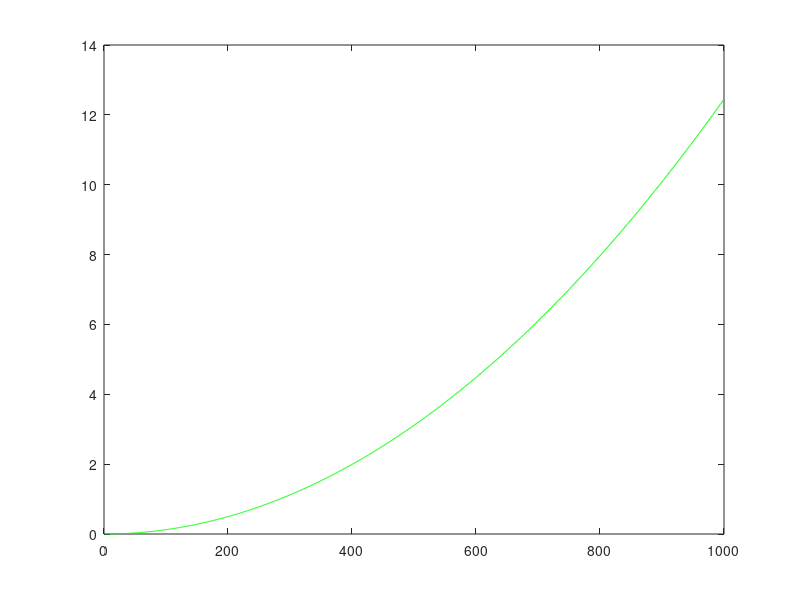

Source code (MATLAB):
clear all
clc

thrust = 12;
rho = 0.074757;

N = 2;
c = 0.125;
R  = .42;
sigma = N*c/(pi*R)

Cl_alpha = 2*pi
alpha = 3*pi/180
theta =3*pi/180
Cl = Cl_alpha*alpha;
Cd = 0.0108;

%{
for i =1:1000
    e = 25;
    omega(i) = i;
    for j = 1:e
        dCt = (1/e)*sigma*Cl*(j/e)^2;
    end
    T(i) = 0.5*rho*pi*(omega(i)^2)*(R^4);%*(1/261.267);

end
figure(1)
plot(omega,T,'c');

%}
%{
e = 250;
omega = zeros(1,30);
dT = zeros(1,e);
T = zeros(1,30);
dQ = zeros(1,3);
Q = zeros(1,30);
induced = sqrt(thrust/(2*rho*pi*R^2));
for i = 1:1000
    omega(i) = 1*i;
    for j = 1:e
        r = (j-0.5)*(R/e);
        %dT(j) = (R/e)*sqrt((omega(i)*r)^2 + induced^2)*(Cl*omega(i)*r-induced*Cd);
        %dT(j) = (R/e)*Cl_alpha*(theta-$$$/omega(i)*r)(omega(i)*r)^2
        dT(j) = (R/e)*(omega(i)*r)*(Cl*omega(i)*r);
        %dQ(j) = (R/e)*sqrt((omega(i)*r)^2 + induced^2)*(Cd*omega(i)*r^2+induced*r*Cl);
    end
    T(i) = N*rho*c*sum(dT);
    %Q(i) = N*rho*c*sum(dQ)/2;
    %ratio(i) = Q(i)/T(i);
end



plot(omega,T,'r');

%plot(omega,Q,'b');
%}

%
lambda = -sigma*Cl_alpha/16 + 0.5*sqrt((sigma*Cl_alpha/8)^2 + sigma*Cl_alpha*theta/3)

Ct = sigma*Cl_alpha*(theta/6 - lambda/4);
Cq  = sigma*Cd/8 + sigma*lambda*Cl_alpha*(theta/6 - lambda/4);
if abs(lambda-sqrt(Ct/2))>0.0000001
    disp('HELP')
end
for i = 1:1000
    omega(i) = i;
    T2(i) =Ct*rho*pi*(omega(i)^2)*(R^4);
    Q(i) = Cq*rho*pi*(omega(i)^2)*(R^5);
    ratio(i) = Q(i)/T2(i);
end
figure(2)
plot(omega,T2,'g');
%{
figure(1)
plot(omega,T2,'g');
figure(2)
plot(omega,Q,'g');
figure(3)
plot(omega,ratio,'r');
%}
mean(ratio)
%Omega = sqrt(thrust/(Ct*rho*pi*R^4))
omega_induced = sqrt(thrust/(2*rho*pi*R^2));
% Approximate hover so assume V = 0 for now
%lambda*Omega*R
%}
